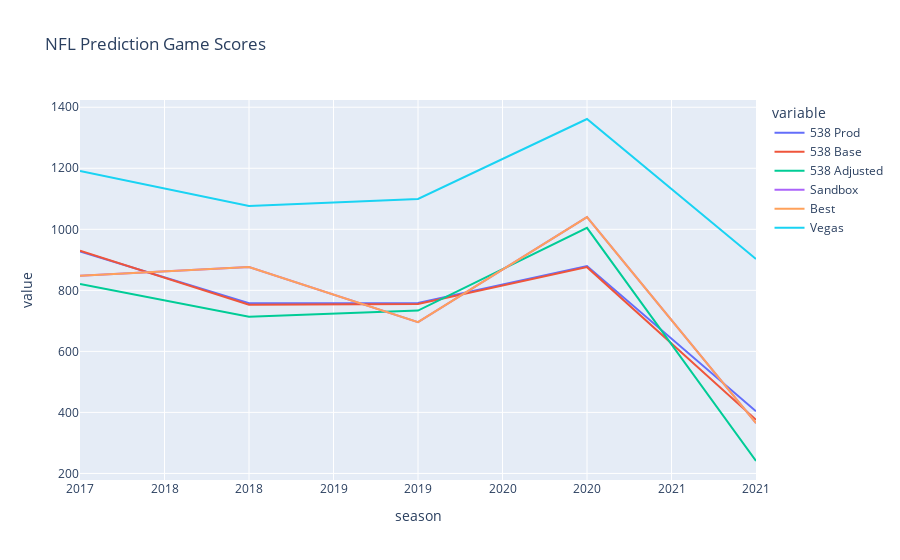
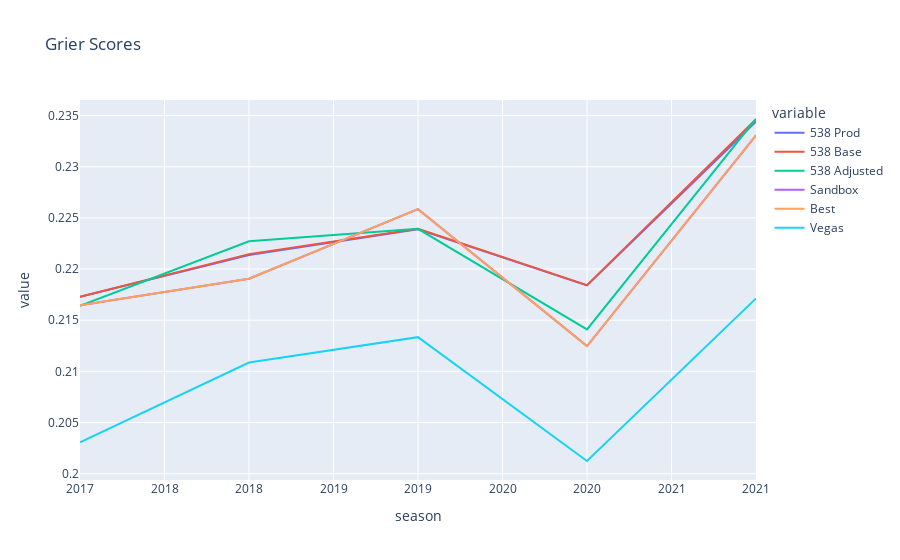
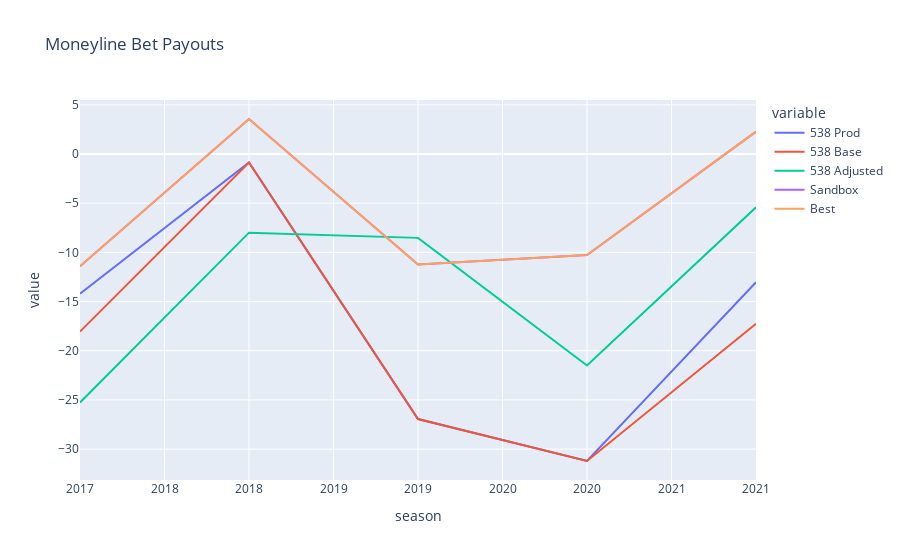

The cell these charts' notebook holds for them, in order:
### Code cell
# Put all the results on charts
preds = {'538 Prod': prod_pred,
         '538 Base': base_pred,
         '538 Adjusted': adj_pred,
         'Sandbox': sand_pred,
         'Best': best_pred,
         'Vegas': vegas}

# NFL Prediction Game Scores
scores = pd.concat([preds[pred].groupby('season')['score'].sum().tail(5).rename(pred) for pred in preds], axis=1)
scores = pd.melt(scores.reset_index(), id_vars='season', value_vars=scores.columns)
fig = px.line(scores, x='season', y='value', color='variable', title='NFL Prediction Game Scores')
fig.update_layout(xaxis={'tickformat':'d'})
fig.show()

# Grier Scores
scores = pd.concat([preds[pred].groupby('season')['grier_score'].mean().tail(5).rename(pred) for pred in preds], axis=1)
scores = pd.melt(scores.reset_index(), id_vars='season', value_vars=scores.columns)
fig = px.line(scores, x='season', y='value', color='variable', title='Grier Scores')
fig.update_layout(xaxis={'tickformat':'d'})
fig.show()

# Vegas Bet Payouts
scores = pd.concat([preds[pred].groupby('season')['bet_payout'].sum().tail(5).rename(pred) for pred in preds if pred != 'Vegas'], axis=1)
scores = pd.melt(scores.reset_index(), id_vars='season', value_vars=scores.columns)
fig = px.line(scores, x='season', y='value', color='variable', title='Moneyline Bet Payouts')
fig.update_layout(xaxis={'tickformat':'d'})
fig.show()

### Figure 1 — Plotly figure (JSON) as saved in the notebook; plotly's stock layout.template omitted (floating-point values rounded to 4 significant figures)
{"data": [{"hovertemplate": "variable=538 Prod<br>season=%{x}<br>value=%{y}<extra></extra>", "legendgroup": "538 Prod", "line": {"color": "#636efa", "dash": "solid"}, "marker": {"symbol": "circle"}, "mode": "lines", "name": "538 Prod", "orientation": "v", "showlegend": true, "type": "scatter", "x": [2017, 2018, 2019, 2020, 2021], "xaxis": "x", "y": [927.6, 758.0, 758.2, 879.4, 403.4], "yaxis": "y"}, {"hovertemplate": "variable=538 Base<br>season=%{x}<br>value=%{y}<extra></extra>", "legendgroup": "538 Base", "line": {"color": "#EF553B", "dash": "solid"}, "marker": {"symbol": "circle"}, "mode": "lines", "name": "538 Base", "orientation": "v", "showlegend": true, "type": "scatter", "x": [2017, 2018, 2019, 2020, 2021], "xaxis": "x", "y": [929.7, 753.1, 755.2, 876.0, 375.8], "yaxis": "y"}, {"hovertemplate": "variable=538 Adjusted<br>season=%{x}<br>value=%{y}<extra></extra>", "legendgroup": "538 Adjusted", "line": {"color": "#00cc96", "dash": "solid"}, "marker": {"symbol": "circle"}, "mode": "lines", "name": "538 Adjusted", "orientation": "v", "showlegend": true, "type": "scatter", "x": [2017, 2018, 2019, 2020, 2021], "xaxis": "x", "y": [820.6, 713.6, 733.8, 1005.0, 240.8], "yaxis": "y"}, {"hovertemplate": "variable=Sandbox<br>season=%{x}<br>value=%{y}<extra></extra>", "legendgroup": "Sandbox", "line": {"color": "#ab63fa", "dash": "solid"}, "marker": {"symbol": "circle"}, "mode": "lines", "name": "Sandbox", "orientation": "v", "showlegend": true, "type": "scatter", "x": [2017, 2018, 2019, 2020, 2021], "xaxis": "x", "y": [847.4, 876.6, 695.9, 1040.0, 364.8], "yaxis": "y"}, {"hovertemplate": "variable=Best<br>season=%{x}<br>value=%{y}<extra></extra>", "legendgroup": "Best", "line": {"color": "#FFA15A", "dash": "solid"}, "marker": {"symbol": "circle"}, "mode": "lines", "name": "Best", "orientation": "v", "showlegend": true, "type": "scatter", "x": [2017, 2018, 2019, 2020, 2021], "xaxis": "x", "y": [847.4, 876.6, 695.9, 1040.0, 364.8], "yaxis": "y"}, {"hovertemplate": "variable=Vegas<br>season=%{x}<br>value=%{y}<extra></extra>", "legendgroup": "Vegas", "line": {"color": "#19d3f3", "dash": "solid"}, "marker": {"symbol": "circle"}, "mode": "lines", "name": "Vegas", "orientation": "v", "showlegend": true, "type": "scatter", "x": [2017, 2018, 2019, 2020, 2021], "xaxis": "x", "y": [1191.0, 1076.0, 1099.0, 1361.0, 902.9], "yaxis": "y"}], "layout": {"legend": {"title": {"text": "variable"}, "tracegroupgap": 0}, "title": {"text": "NFL Prediction Game Scores"}, "xaxis": {"anchor": "y", "domain": [0, 1], "tickformat": "d", "title": {"text": "season"}}, "yaxis": {"anchor": "x", "domain": [0, 1], "title": {"text": "value"}}}}

### Figure 2 — Plotly figure (JSON) as saved in the notebook; plotly's stock layout.template omitted (floating-point values rounded to 4 significant figures)
{"data": [{"hovertemplate": "variable=538 Prod<br>season=%{x}<br>value=%{y}<extra></extra>", "legendgroup": "538 Prod", "line": {"color": "#636efa", "dash": "solid"}, "marker": {"symbol": "circle"}, "mode": "lines", "name": "538 Prod", "orientation": "v", "showlegend": true, "type": "scatter", "x": [2017, 2018, 2019, 2020, 2021], "xaxis": "x", "y": [0.2173, 0.2214, 0.2239, 0.2184, 0.2344], "yaxis": "y"}, {"hovertemplate": "variable=538 Base<br>season=%{x}<br>value=%{y}<extra></extra>", "legendgroup": "538 Base", "line": {"color": "#EF553B", "dash": "solid"}, "marker": {"symbol": "circle"}, "mode": "lines", "name": "538 Base", "orientation": "v", "showlegend": true, "type": "scatter", "x": [2017, 2018, 2019, 2020, 2021], "xaxis": "x", "y": [0.2173, 0.2215, 0.2239, 0.2184, 0.2346], "yaxis": "y"}, {"hovertemplate": "variable=538 Adjusted<br>season=%{x}<br>value=%{y}<extra></extra>", "legendgroup": "538 Adjusted", "line": {"color": "#00cc96", "dash": "solid"}, "marker": {"symbol": "circle"}, "mode": "lines", "name": "538 Adjusted", "orientation": "v", "showlegend": true, "type": "scatter", "x": [2017, 2018, 2019, 2020, 2021], "xaxis": "x", "y": [0.2164, 0.2227, 0.2239, 0.2141, 0.2347], "yaxis": "y"}, {"hovertemplate": "variable=Sandbox<br>season=%{x}<br>value=%{y}<extra></extra>", "legendgroup": "Sandbox", "line": {"color": "#ab63fa", "dash": "solid"}, "marker": {"symbol": "circle"}, "mode": "lines", "name": "Sandbox", "orientation": "v", "showlegend": true, "type": "scatter", "x": [2017, 2018, 2019, 2020, 2021], "xaxis": "x", "y": [0.2165, 0.2191, 0.2259, 0.2125, 0.2331], "yaxis": "y"}, {"hovertemplate": "variable=Best<br>season=%{x}<br>value=%{y}<extra></extra>", "legendgroup": "Best", "line": {"color": "#FFA15A", "dash": "solid"}, "marker": {"symbol": "circle"}, "mode": "lines", "name": "Best", "orientation": "v", "showlegend": true, "type": "scatter", "x": [2017, 2018, 2019, 2020, 2021], "xaxis": "x", "y": [0.2165, 0.2191, 0.2259, 0.2125, 0.2331], "yaxis": "y"}, {"hovertemplate": "variable=Vegas<br>season=%{x}<br>value=%{y}<extra></extra>", "legendgroup": "Vegas", "line": {"color": "#19d3f3", "dash": "solid"}, "marker": {"symbol": "circle"}, "mode": "lines", "name": "Vegas", "orientation": "v", "showlegend": true, "type": "scatter", "x": [2017, 2018, 2019, 2020, 2021], "xaxis": "x", "y": [0.2031, 0.2109, 0.2133, 0.2012, 0.2171], "yaxis": "y"}], "layout": {"legend": {"title": {"text": "variable"}, "tracegroupgap": 0}, "title": {"text": "Grier Scores"}, "xaxis": {"anchor": "y", "domain": [0, 1], "tickformat": "d", "title": {"text": "season"}}, "yaxis": {"anchor": "x", "domain": [0, 1], "title": {"text": "value"}}}}

### Figure 3 — Plotly figure (JSON) as saved in the notebook; plotly's stock layout.template omitted (floating-point values rounded to 4 significant figures)
{"data": [{"hovertemplate": "variable=538 Prod<br>season=%{x}<br>value=%{y}<extra></extra>", "legendgroup": "538 Prod", "line": {"color": "#636efa", "dash": "solid"}, "marker": {"symbol": "circle"}, "mode": "lines", "name": "538 Prod", "orientation": "v", "showlegend": true, "type": "scatter", "x": [2017, 2018, 2019, 2020, 2021], "xaxis": "x", "y": [-14.2, -0.8587, -26.94, -31.21, -13.03], "yaxis": "y"}, {"hovertemplate": "variable=538 Base<br>season=%{x}<br>value=%{y}<extra></extra>", "legendgroup": "538 Base", "line": {"color": "#EF553B", "dash": "solid"}, "marker": {"symbol": "circle"}, "mode": "lines", "name": "538 Base", "orientation": "v", "showlegend": true, "type": "scatter", "x": [2017, 2018, 2019, 2020, 2021], "xaxis": "x", "y": [-18.05, -0.8587, -26.94, -31.21, -17.25], "yaxis": "y"}, {"hovertemplate": "variable=538 Adjusted<br>season=%{x}<br>value=%{y}<extra></extra>", "legendgroup": "538 Adjusted", "line": {"color": "#00cc96", "dash": "solid"}, "marker": {"symbol": "circle"}, "mode": "lines", "name": "538 Adjusted", "orientation": "v", "showlegend": true, "type": "scatter", "x": [2017, 2018, 2019, 2020, 2021], "xaxis": "x", "y": [-25.25, -7.992, -8.521, -21.5, -5.418], "yaxis": "y"}, {"hovertemplate": "variable=Sandbox<br>season=%{x}<br>value=%{y}<extra></extra>", "legendgroup": "Sandbox", "line": {"color": "#ab63fa", "dash": "solid"}, "marker": {"symbol": "circle"}, "mode": "lines", "name": "Sandbox", "orientation": "v", "showlegend": true, "type": "scatter", "x": [2017, 2018, 2019, 2020, 2021], "xaxis": "x", "y": [-11.42, 3.564, -11.23, -10.27, 2.276], "yaxis": "y"}, {"hovertemplate": "variable=Best<br>season=%{x}<br>value=%{y}<extra></extra>", "legendgroup": "Best", "line": {"color": "#FFA15A", "dash": "solid"}, "marker": {"symbol": "circle"}, "mode": "lines", "name": "Best", "orientation": "v", "showlegend": true, "type": "scatter", "x": [2017, 2018, 2019, 2020, 2021], "xaxis": "x", "y": [-11.42, 3.564, -11.23, -10.27, 2.276], "yaxis": "y"}], "layout": {"legend": {"title": {"text": "variable"}, "tracegroupgap": 0}, "title": {"text": "Moneyline Bet Payouts"}, "xaxis": {"anchor": "y", "domain": [0, 1], "tickformat": "d", "title": {"text": "season"}}, "yaxis": {"anchor": "x", "domain": [0, 1], "title": {"text": "value"}}}}
